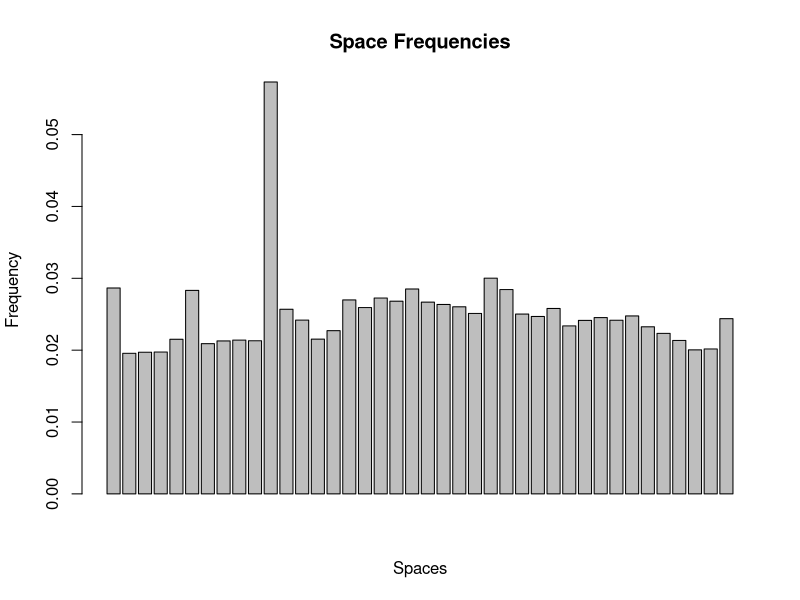
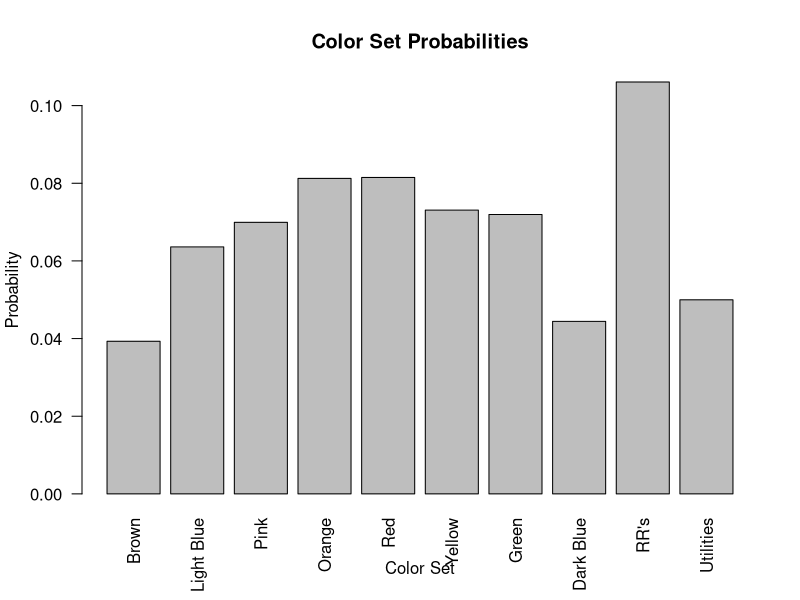
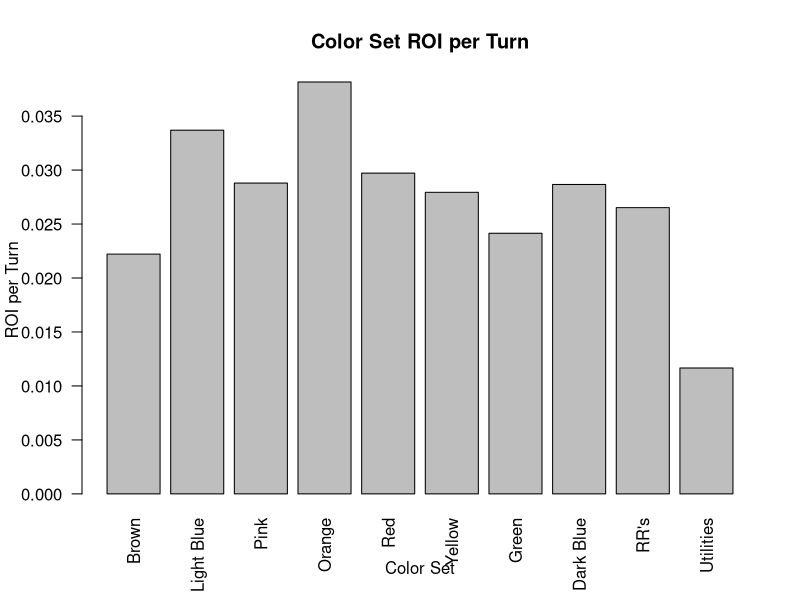
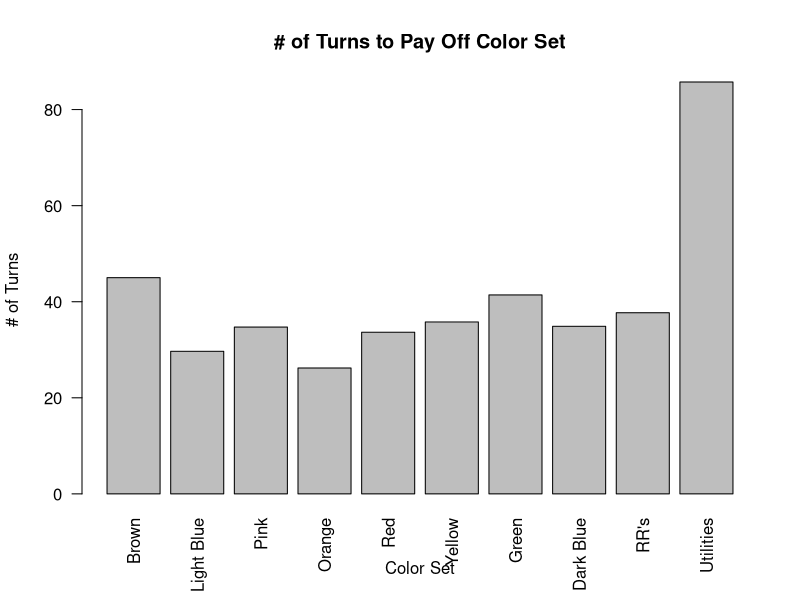
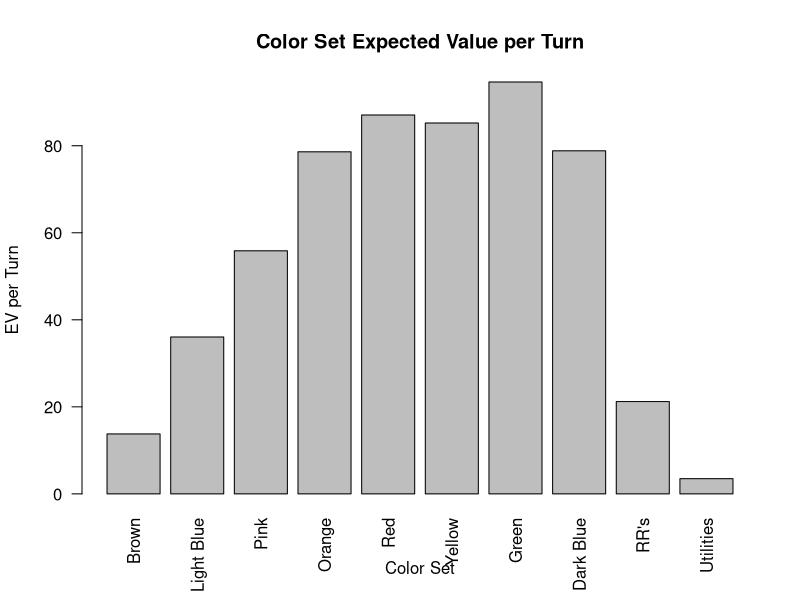

Recreate these plots in R, in order.
## ---- chunk 1
knitr::opts_chunk$set(echo = TRUE)
## ---- chunk 2
spaces <- numeric(40) #Vector of all spaces on the board
loc <- 1 #Location of the player
cc <- c(1:16) #Community Chest
ch <- c(1:16) #Chance
consecutive_doubles <- 0
## ---- chunk 3
turns <- 1000000


for (t in 1:turns){
  roll1 <- sample(1:6,1,replace = TRUE) #First dice roll
  roll2 <- sample(1:6,1,replace = TRUE) #Second dice roll
  roll <- roll1 + roll2 #Sum of the two dice rolls
  
  #Check for consecutive doubles
  if (roll1 == roll2){
    consecutive_doubles <- consecutive_doubles + 1
  } else {
    consecutive_doubles <- 0
  }
  
  #Go to jail if rolling 3 consecutive doubles
  if (consecutive_doubles == 3){
    loc <- 11
  }
  else {
    loc <- loc + roll #Update location
  }
  
  if (loc > 40){
    loc <- loc - 40 #Make sure "loc" doesn't go above 40
  }
  
  spaces[loc] <- spaces[loc] + 1 #Update the number of times this spaces has been landed on

  
  #Go To Jail
  if (loc == 31){
    loc <- 11
    spaces[loc] <- spaces[loc] + 1 
  }
  
  
  #Community Chest
  if ((loc == 3)|(loc == 18)|(loc == 34)){ 
    ccDraw <- sample(cc,1)
    cc <- cc[!cc %in% ccDraw] #Remove ccDraw
    
    if (ccDraw == 14){ #Go to Jail
      loc <- 11
      spaces[loc] <- spaces[loc] + 1
    }
    else if (ccDraw == 15){ #Advance to Go
      loc <- 1
      spaces[loc] <- spaces[loc] + 1
    }
    
    if (sum(cc)==0){
      cc <- c(1:16) #Reshuffle the CC cards
    }
  }
  
  
  #Chance
  if ((loc == 8)|(loc == 23)|(loc == 37)){ 
    chDraw <- sample(ch,1)
    ch <- ch[!ch %in% chDraw] #Remove chDraw
    
    if (chDraw == 1){ #Advance to Go
      loc <- 1
      spaces[loc] <- spaces[loc] + 1
    }
    else if (chDraw == 2){ #Take a Ride on Reading
      loc <- 6
      spaces[loc] <- spaces[loc] + 1
    }
    else if (chDraw == 3){ #Go Directly to Jail
      loc <- 11
      spaces[loc] <- spaces[loc] + 1
    }
    else if (chDraw == 4){ #Advance to St. Charles
      loc <- 12
      spaces[loc] <- spaces[loc] + 1
    }
    else if (chDraw == 5){ #Advance to Illinois
      loc <- 25
      spaces[loc] <- spaces[loc] + 1
    }
    else if (chDraw == 6){ #Advance Token to Boardwalk
      loc <- 40
      spaces[loc] <- spaces[loc] + 1
    }
    else if (chDraw == 7){ #Go Back 3 Spaces
      loc <- loc - 3
      spaces[loc] <- spaces[loc] + 1
    }
    else if (chDraw == 8){ #Nearest Utility
      if ((loc == 8)|(loc == 37)){
        loc <- 13 #Electric Company
        spaces[loc] <- spaces[loc] + 1 
      }
      else {
        loc <- 29 #Water Works
        spaces[loc] <- spaces[loc] + 1 
      }
    }
    else if ((chDraw == 9)|(chDraw == 10)){ #Nearest Railroad
      if (loc == 8){
        loc <- 16 #Pennsylvania
        spaces[loc] <- spaces[loc] + 1 
      }
      else  if (loc == 23){
        loc <- 26 #B. & O.
        spaces[loc] <- spaces[loc] + 1 
      }
      else {
        loc <- 6 #Reading
        spaces[loc] <- spaces[loc] + 1 
      }
    }
    
    
    if (sum(ch)==0){
      ch <- c(1:16) #Reshuffle the Ch cards
    }
  }
}
## ---- chunk 4
spacesNorm <- spaces/sum(spaces)
barplot(spacesNorm,main = "Space Frequencies",xlab="Spaces",ylab="Frequency")
## ---- chunk 5
#Probabilities of Various Color Sets
brown <- spacesNorm[2] + spacesNorm[4]
lightBlue <- spacesNorm[7] + spacesNorm[9] + spacesNorm[10]
pink <- spacesNorm[12] + spacesNorm[14] + spacesNorm[15]
orange <- spacesNorm[17] + spacesNorm[19] + spacesNorm[20]
red <- spacesNorm[22] + spacesNorm[24] + spacesNorm[25]
yellow <- spacesNorm[27] + spacesNorm[28] + spacesNorm[30]
green <- spacesNorm[32] + spacesNorm[33] + spacesNorm[35]
darkBlue <- spacesNorm[38] + spacesNorm[40] 
stations <- spacesNorm[6] + spacesNorm[16] + spacesNorm[26] + spacesNorm[36]
utilities <- spacesNorm[13] + spacesNorm[29]

colorSets <- c(brown,lightBlue,pink,orange,red,yellow,green,darkBlue,stations,utilities)
barplot(colorSets,main = "Color Set Probabilities",ylab = "Probability",xlab="Color Set",names.arg = c("Brown", "Light Blue","Pink","Orange","Red","Yellow","Green","Dark Blue","RR's","Utilities"),las = 2)
## ---- chunk 6
#Expected ROI per turn for each color set with hotels

brownROI <- 250/620*spacesNorm[2] + 450/620*spacesNorm[4]
lightBlueROI <- 550/1070*spacesNorm[7] + 550/1070*spacesNorm[9] + 600/1070*spacesNorm[10]
pinkROI <- 750/1940*(spacesNorm[12]+spacesNorm[14]) + 900/1940*spacesNorm[15]
orangeROI <- 950/2060*(spacesNorm[17]+spacesNorm[19]) + 1000/2060*spacesNorm[20]
redROI <- 1050/2930*(spacesNorm[22]+spacesNorm[24]) + 1100/2930*spacesNorm[25]
yellowROI <- 1150/3050*(spacesNorm[27]+spacesNorm[28]) + 1200/3050*spacesNorm[30]
greenROI <- 1275/3920*(spacesNorm[32]+spacesNorm[33]) + 1400/3920*spacesNorm[35]
darkBlueROI <- 1500/2750*spacesNorm[38] + 2000/2750*spacesNorm[40]
stationsROI <- 200/800*(spacesNorm[6]+spacesNorm[16] + spacesNorm[26] + spacesNorm[36])
utilitiesROI <- 70/300*(spacesNorm[13] + spacesNorm[29])


colorSetsROI <- c(brownROI,lightBlueROI,pinkROI,orangeROI,redROI,yellowROI,greenROI,darkBlueROI,stationsROI,utilitiesROI)
barplot(colorSetsROI,main = "Color Set ROI per Turn",ylab = "ROI per Turn",xlab="Color Set",names.arg = c("Brown", "Light Blue","Pink","Orange","Red","Yellow","Green","Dark Blue","RR's","Utilities"),las=2)
## ---- chunk 7
repaymentTurns <- 1/colorSetsROI
barplot(repaymentTurns,main = "# of Turns to Pay Off Color Set",ylab = "# of Turns",xlab="Color Set",names.arg = c("Brown", "Light Blue","Pink","Orange","Red","Yellow","Green","Dark Blue","RR's","Utilities"),las=2)
## ---- chunk 8
#Expected earnings per turn on each color set

brownEV <- 250*spacesNorm[2] + 450*spacesNorm[4]
lightBlueEV <- 550*spacesNorm[7] + 550*spacesNorm[9] + 600*spacesNorm[10]
pinkEV <- 750*(spacesNorm[12]+spacesNorm[14]) + 900*spacesNorm[15]
orangeEV <- 950*(spacesNorm[17]+spacesNorm[19]) + 1000*spacesNorm[20]
redEV <- 1050*(spacesNorm[22]+spacesNorm[24]) + 1100*spacesNorm[25]
yellowEV <- 1150*(spacesNorm[27]+spacesNorm[28]) + 1200*spacesNorm[30]
greenEV <- 1275*(spacesNorm[32]+spacesNorm[33]) + 1400*spacesNorm[35]
darkBlueEV <- 1500*spacesNorm[38] + 2000*spacesNorm[40]
stationsEV <- 200*(spacesNorm[6]+spacesNorm[16] + spacesNorm[26] + spacesNorm[36])
utilitiesEV <- 70*(spacesNorm[13] + spacesNorm[29])


colorSetsEV <- c(brownEV,lightBlueEV,pinkEV,orangeEV,redEV,yellowEV,greenEV,darkBlueEV,stationsEV,utilitiesEV)
barplot(colorSetsEV,main = "Color Set Expected Value per Turn",ylab = "EV per Turn",xlab="Color Set",names.arg = c("Brown", "Light Blue","Pink","Orange","Red","Yellow","Green","Dark Blue","RR's","Utilities"),las=2)
